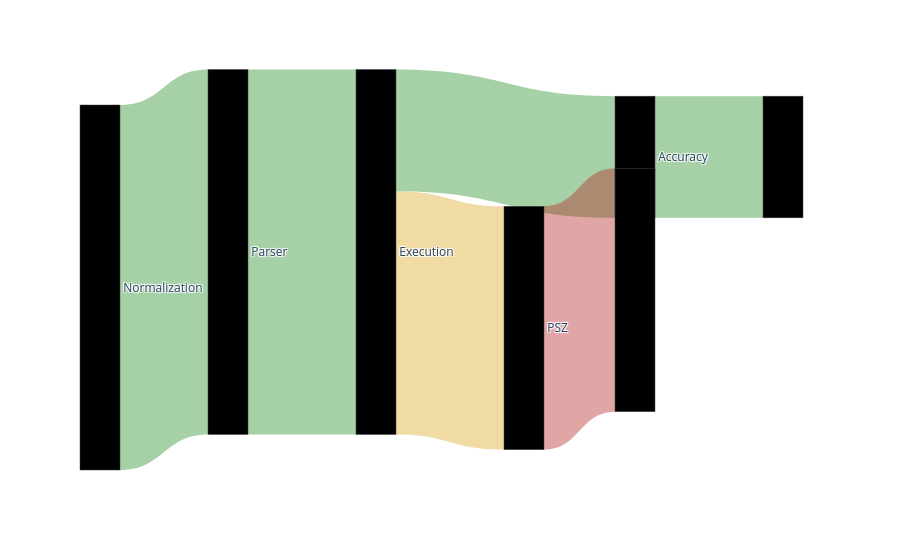

Notebook code for this chart:
### Code cell
fig = go.Figure(go.Sankey(
    node=dict(
        pad=15, thickness=40,

        label=[
            "Normalization",      # 0 
            "Parser",         # 1
            "Execution",      # 2
            "Accuracy",       # 3
            "",        # 4
            "PSZ",            # 5
            "Acc.",           # 6
            "",               # 7
            "",               # 8
            "",               # 9
            "",               # 10
            "",               # 11
            "",               # 12
        ],
        x=[
            0.0,  # 0 Sanitizer
            0.2,  # 1 Parser
            0.4, # 2 Execution
            0.75,  # 3 Accuracy
            0.95,  # 4 Correct
            0.6,  # 5 PairStyle0
            0.75, # 6 Accuracy (from PairStyle0)
            0.1,  # 7 Failure (Sanitizer)
            0.3,  # 8 Failure (Parser)
            0.7,  # 9 Failure (Exec from PairStyle0)
            0.85,  #10 Failure (Accuracy)
            0.9,  #11 Failure (Accuracy from Pair0)
            0.9,  #12 Correct (from PairStyle0)
        ],
        y=[
            0.5,  # 0 Sanitizer
            0.4,  # 1 Parser
            0.4,  # 2 Execution
            0.15,  # 3 Accuracy
            0.15,  # 4 Correct
            0.6,  # 5 PairStyle0
            0.5,  # 6 Accuracy (from PairStyle0)
            0.9,  # 7 Failure (Sanitizer)
            0.9,  # 8 Failure (Parser)
            0.9,  # 9 Failure (Exec from PairStyle0)
            0.3,  #10 Failure (Accuracy)
            0.7,  #11 Failure (Accuracy from Pair0)
            0.5,  #12 Correct (from PairStyle0)
        ],
        color=[
            "black", "black", "black", "black", "black",  # 0–4
            "black", "black", "black", "black", "black",# 5–9
            "black", "black", "black", "black", # 10-13
        ]
    ),
    link=dict(
        source=[
            0,  # Sanitizer → Parser
            0,  # Sanitizer → Failure (Sanitizer)
            1,  # Parser → Execution
            1,  # Parser → Failure (Parser)
            2,  # Execution → Accuracy
            2,  # Execution → PairStyle0 (PSZ)
            5,  # PairStyle0 (PSZ) → Accuracy (from PairStyle0)
            5,  # PairStyle0 (PSZ) → Failure (Exec from PairStyle0)
            3,  # Accuracy → Correct
            3,  # Accuracy → Failure (Accuracy)
            6,  # Accuracy (from PairStyle0) → Correct (from PairStyle0)
            6,  # Accuracy (from PairStyle0) → Failure (Accuracy from PairStyle0)
        ],
        target=[
            1,   # Sanitizer → Parser
            7,   # Sanitizer → Failure (Sanitizer)
            2,   # Parser → Execution
            8,   # Parser → Failure (Parser)
            3,   # Execution → Accuracy
            5,   # Execution → PairStyle0 (PSZ)
            6,   # PairStyle0 (PSZ) → Accuracy (from PairStyle0)
            9,   # PairStyle0 (PSZ) → Failure (Exec from PairStyle0)
            4,   # Accuracy → Correct
            10,  # Accuracy → Failure (Accuracy)
            12,  # Accuracy (from PairStyle0) → Correct (from PairStyle0)
            11,  # Accuracy (from PairStyle0) → Failure (Accuracy from PairStyle0)
        ],
        value=[
            sanitizer_to_parser,
            sanitizer_to_failure,
            parser_to_execution,  # Parser → Execution
            parser_to_failure,  # Parser → Execution
            execution_to_accuracy,  # Execution → Accuracy
            execution_to_pairstylecheck, #pairstylecheck_to_execution,  # PairStyle0 → Execution (from PairStyle0)
            execution_to_accuracy_after_pairstyle,  # Execution (from PairStyle0) → Accuracy (from PairStyle0)
            execution_to_pairstylecheck-execution_to_accuracy_after_pairstyle,  # Execution (from PairStyle0) → Failure (Exec from PairStyle0)
            accuracy_to_correct,  # Accuracy → Correct
            accuracy_to_failure,  # Accuracy → Failure (Accuracy)
            pair_accuracy_to_correct,   # Accuracy (from PairStyle0) → Correct (from PairStyle0)
            execution_to_accuracy_after_pairstyle - pair_accuracy_to_correct,    # Accuracy (from PairStyle0) → Failure (Accuracy from PairStyle0)

        ],
        color=[
            "rgba(34, 139, 34, 0.4)",   # Sanitizer → Parser
            "rgba(178, 34, 34, 0.4)",   # Sanitizer → Failure (Sanit)
            "rgba(34, 139, 34, 0.4)",   # Parser → Execution
            "rgba(178, 34, 34, 0.4)",   # Parser → Failure
            "rgba(34, 139, 34, 0.4)",   # Execution → Accuracy
            "rgba(218, 165, 32, 0.4)",  # PairStyle0 → Execution (retry)
            "rgba(34, 139, 34, 0.4)",   # Retry → Accuracy (PairStyle0)
            "rgba(178, 34, 34, 0.4)",   # Retry → Failure (PairStyle0 Exec)
            "rgba(34, 139, 34, 0.4)",   # Accuracy → Correct
            "rgba(178, 34, 34, 0.4)",   # Accuracy → Failure
            "rgba(126, 152, 33, 0.4)",  # Accuracy (from PairStyle0) → Correct (yellow)
            "rgba(178, 34, 34, 0.4)",   # Accuracy (from PairStyle0) → Failure
        ]
    )
))

# fig.update_traces(
#     arrangement="fixed"
# )

fig.show()

### Figure 1 — Plotly figure (JSON) as saved in the notebook; plotly's stock layout.template omitted (floating-point values rounded to 4 significant figures)
{"data": [{"link": {"color": ["rgba(34, 139, 34, 0.4)", "rgba(178, 34, 34, 0.4)", "rgba(34, 139, 34, 0.4)", "rgba(178, 34, 34, 0.4)", "rgba(34, 139, 34, 0.4)", "rgba(218, 165, 32, 0.4)", "rgba(34, 139, 34, 0.4)", "rgba(178, 34, 34, 0.4)", "rgba(34, 139, 34, 0.4)", "rgba(178, 34, 34, 0.4)", "rgba(126, 152, 33, 0.4)", "rgba(178, 34, 34, 0.4)"], "source": [0, 0, 1, 1, 2, 2, 5, 5, 3, 3, 6, 6], "target": [1, 7, 2, 8, 3, 5, 6, 9, 4, 10, 12, 11], "value": [3, 0, 3, 0, 1, 2, 0, 2, 1, 0, 0, 0]}, "node": {"color": ["black", "black", "black", "black", "black", "black", "black", "black", "black", "black", "black", "black", "black", "black"], "label": ["Normalization", "Parser", "Execution", "Accuracy", "", "PSZ", "Acc.", "", "", "", "", "", ""], "pad": 15, "thickness": 40, "x": [0, 0.2, 0.4, 0.75, 0.95, 0.6, 0.75, 0.1, 0.3, 0.7, 0.85, 0.9, 0.9], "y": [0.5, 0.4, 0.4, 0.15, 0.15, 0.6, 0.5, 0.9, 0.9, 0.9, 0.3, 0.7, 0.5]}, "type": "sankey"}], "layout": {}}
